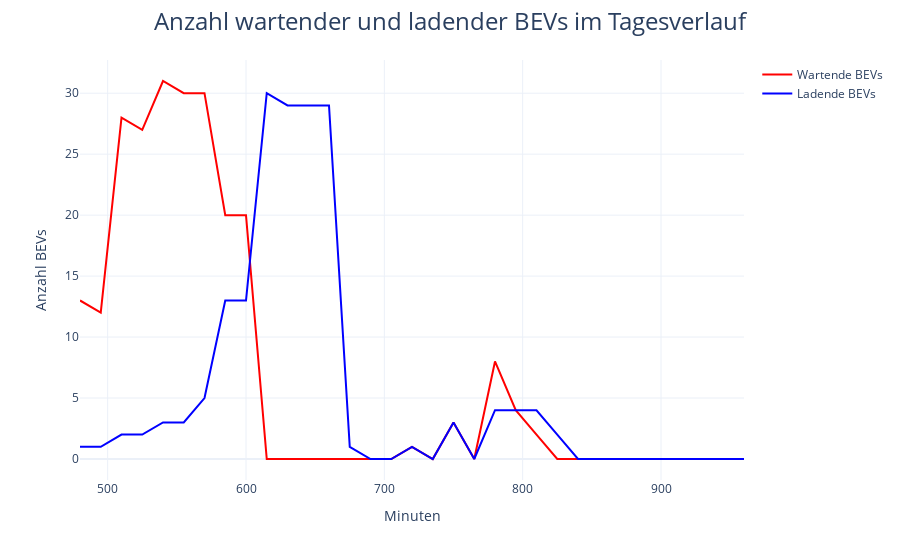

Source (notebook cell):
### Code cell
figureGeneration.create_bev_number_figure(simulation_data)

### Figure 1 — Plotly figure (JSON) as saved in the notebook; plotly's stock layout.template omitted (floating-point values rounded to 4 significant figures)
{"data": [{"line": {"color": "red"}, "name": "Wartende BEVs", "type": "scatter", "x": [480, 495, 510, 525, 540, 555, 570, 585, 600, 615, 630, 645, 660, 675, 690, 705, 720, 735, 750, 765, 780, 795, 810, 825, 840, 855, 870, 885, 900, 915, 930, 945, 960], "y": [13, 12, 28, 27, 31, 30, 30, 20, 20, 0, 0, 0, 0, 0, 0, 0, 1, 0, 3, 0, 8, 4, 2, 0, 0, 0, 0, 0, 0, 0, 0, 0, 0]}, {"line": {"color": "blue"}, "name": "Ladende BEVs", "type": "scatter", "x": [480, 495, 510, 525, 540, 555, 570, 585, 600, 615, 630, 645, 660, 675, 690, 705, 720, 735, 750, 765, 780, 795, 810, 825, 840, 855, 870, 885, 900, 915, 930, 945, 960], "y": [1, 1, 2, 2, 3, 3, 5, 13, 13, 30, 29, 29, 29, 1, 0, 0, 1, 0, 3, 0, 4, 4, 4, 2, 0, 0, 0, 0, 0, 0, 0, 0, 0]}], "layout": {"legend": {"tracegroupgap": 0}, "margin": {"t": 60}, "title": {"font": {"size": 24}, "text": "Anzahl wartender und ladender BEVs im Tagesverlauf", "x": 0.5, "xanchor": "center"}, "xaxis": {"anchor": "y", "domain": [0, 1], "title": {"text": "Minuten"}}, "yaxis": {"anchor": "x", "domain": [0, 1], "title": {"text": "Anzahl BEVs"}}}}
